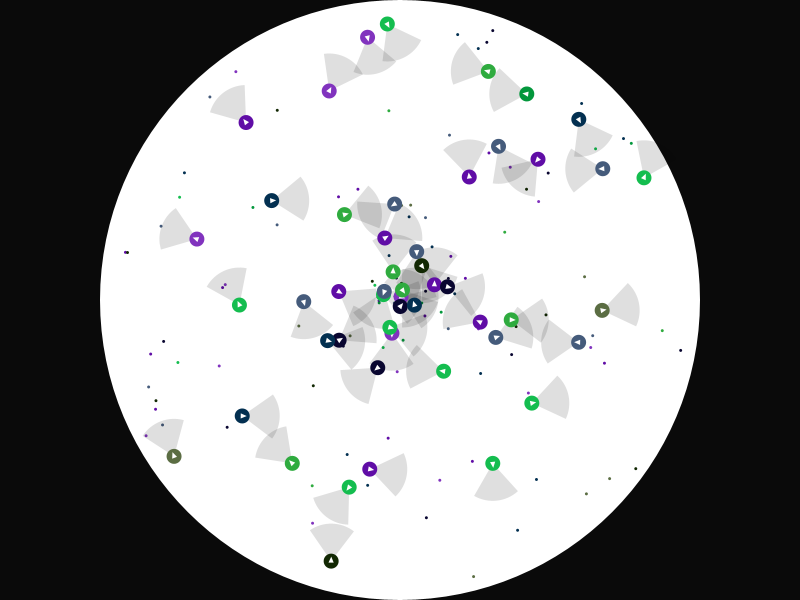
Frame 1 (no input)
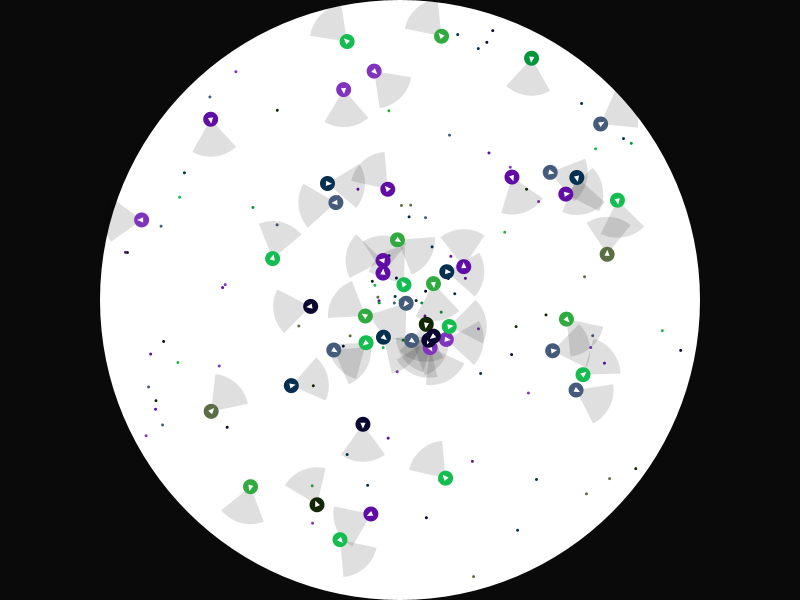
Frame 60 (the mouse pressed at the canvas centre just before this capture)
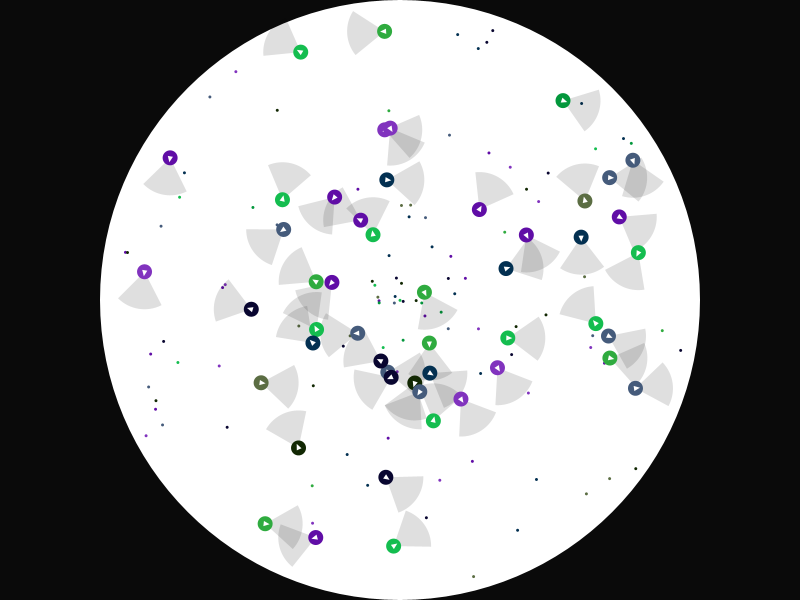
Frame 120 (the mouse held since frame 60 and released just before this capture)

The Processing sketch that drew these frames (run headless with seeded random() and noise(); from frame 60 on, the mouse is pressed at the canvas centre):

// Processing sketch: TheWealthOfNations
// ── TheWealthOfNations.pde
void setup() {

  size(800, 600);
  surface.setResizable(true);
  
  TypeGoods type = new TypeGoods(10);
  population = new Population(type, 50);
  resources = new Resource(type);

}

void draw() {

  translate(width/2 + px, height/2 + py);
  scale(rScale);

  background(10);
  noStroke();
  fill(255);
  ellipse(0, 0, DIAMETER_PETRI, DIAMETER_PETRI);

  resources.drawResources();

  //population.drawNetwork();
  //if (stopNetwork) {
  //  thread("network");
  //}

  population.drawPopulation();
  if (stopUpdatePopulation) {
    thread("updatePopulation");
  }
  
  //if (stopEvent) {
  //  thread("event");
  //}
}

// ── Agent.pde
class Agent {

  private color type;
  private Backpack bp;
  private Engine engine;

  Agent(TypeGoods t) {
    engine = new Engine();
    type = t.getType(); 
    bp = new Backpack(t, type);
  }

  void update() {
    engine.update();
  }
  
  float distAgent(Agent a) {
    PVector position = engine.position;
    PVector aposition = engine.position;
    return dist(position.x, position.y, aposition.x, aposition.y);
  }

  void interact(Agent a) {
  }
  
  void drawAgent() {
    PVector position = engine.position;
    PVector velocity = engine.velocity;
    pushMatrix();
    translate(position.x, position.y);
    noStroke();
    fill(type);
    ellipse(0, 0, AGENT_SIZE, AGENT_SIZE);
    fill(#FFFFFF);
    float teta = atan2(velocity.y, velocity.x);
    float radius = 0.2 * AGENT_SIZE;
    triangle(1.5 * radius * cos(teta), 1.5 * radius * sin(teta), 
      radius * cos(teta + (float)TWO_PI/3), radius * sin(teta + (float)TWO_PI/3), 
      radius * cos(teta + (float)2/3 * TWO_PI), radius * sin(teta + (float)2/3 * TWO_PI));
    popMatrix();
  }

  void drawFieldOfVision() {
    PVector position = engine.position;
    PVector velocity = engine.velocity;
    float teta = atan2(velocity.y, velocity.x);
    noStroke();
    fill(0, 32);
    arc(position.x, position.y, VF_COEF * AGENT_SIZE, VF_COEF * AGENT_SIZE, teta-ANGLE, teta+ANGLE);
  }
}

// ── Backpack.pde
class Backpack {
  
  private float itens[];
  
  Backpack(TypeGoods t, color type) {
    itens = new float[t.getSize()];
    for (int i = 0; i < itens.length; i++) {
      if (t.getType(i) != type) {
        itens[i] = 0;
      } else {
        itens[i] = 100;
      }
    }
  }
}

// ── Engine.pde
class Engine {

  private PVector position, velocity, acceleration;

  Engine() {
    position = PVector.random2D();
    acceleration = new PVector(0, 0);
    position.mult(random(0, DIAMETER_PETRI/2) - AGENT_SIZE);
    velocity = PVector.random2D();
  }

  void update() {
    acceleration.add(PVector.random2D().mult(0.1));
    acceleration.setMag(5);
    velocity.add(acceleration.mult(dt));
    velocity.setMag(10);
    position.add(PVector.mult(velocity, dt));
    position.limit((DIAMETER_PETRI - AGENT_SIZE) * 0.5);
    if (position.mag() > 0.45 * DIAMETER_PETRI) {
      velocity.add(PVector.mult(position, -0.1 * dt));
    }
  }
}

// ── Events.pde
void mouseWheel(MouseEvent event) {
  float val = gbScale + event.getCount();
  if (-20 <= val && val <= 20) {
    gbScale = val;
  }
  rScale = map(gbScale, -20, 20, 0.9, 20);
}

void mouseDragged() {
  float s = 300 * rScale;
  px = constrain(px -= (pmouseX - mouseX), -s, s);
  py = constrain(py -= (pmouseY - mouseY), -s, s);
}

// ── GlobalValues.pde
// Simulation
final float dt = 0.1;

// food parameters
final color FOOD_COLOR = #076DAA;
final float FOOD_SIZE = 3;

// Agent parameters
final float AGENT_SIZE  = 15;
final float DIST_AGENT = 80;
final float VF_COEF = 5;
final float ANGLE = PI/5;

// Scale
float rScale = 1, gbScale = 1;

// Petri
float px = 0, py = 0;
final float DIAMETER_PETRI = 600;

// Populations of agents
Population population;
boolean stopUpdatePopulation = true;
boolean stopNetwork = true;

//
boolean stopEvent = true;

// 
Resource resources;

// ── Good.pde
class Good {
  
  private PVector position;
  private color type;

  Good(color t) {
    position = PVector.random2D();
    position.mult(random(0, DIAMETER_PETRI/2));
    type = t; 
  }
  
  void drawFood() {
    noStroke();
    fill(type);
    ellipse(position.x, position.y, FOOD_SIZE, FOOD_SIZE);
  }
}

// ── Population.pde
class Population {
  
  Agent agents[];
  
  Population(TypeGoods type, int sizePop) {
    agents = new Agent[sizePop];
    for (int i = 0; i < sizePop; i++) {
      agents[i] = new Agent(type);
    }
  }

  void update() {
    for (Agent a : agents) {
      a.update();
    }
  }

  void network() {
    for (int i = 0; i < agents.length; i++) {
      for (int j = 0; j < i; j++) {
        Agent a = agents[i];
        Agent b = agents[j];
        if (i != j && a.distAgent(b) <= DIST_AGENT) {
          a.interact(b);
        }
      }
    }
  }

  void drawPopulation() {
    for (Agent a : agents) {
      a.drawFieldOfVision();
    }
    for (Agent a : agents) {
      a.drawAgent();
    }
  }

  void drawNetwork() {
    PVector a, b;
    for (int i = 0; i < agents.length; i++) {
      for (int j = 0; j < i; j++) {
        a = agents[i].engine.position;
        b = agents[j].engine.position;
        if (i != j && a.dist(b) <= DIST_AGENT) {
          stroke(50, 128);
          line(a.x, a.y, b.x, b.y);
        }
      }
    }
  }
}

// ── Resource.pde
class Resource {
  
  private Good resources[];

  Resource(TypeGoods t) {
    resources = new Good[100];
    for (int i = 0; i < resources.length; i++) {
      resources[i] = new Good(t.getType());
    }
  }

  void drawResources() {
    for (Good f : resources) {
      f.drawFood();
    }
  }
}

// ── Threads.pde
void updatePopulation() {
  stopUpdatePopulation = false;
  population.update();
  stopUpdatePopulation = true;
}

void network() {
  stopNetwork = false;
  population.network();
  stopNetwork = true;
}

void event() {
  stopEvent = false;
  
  stopEvent = true;  
}

// ── TypeGoods.pde
class TypeGoods {
  
  private color types[];
  
  TypeGoods(int n) {
    types = new color[n];
    for (int i = 0; i < n; i++) {      
      types[i] = color(random(200), random(200), random(200));
    }
  }
  
  color getType() {
    return types[(int) random(types.length)];      
  }
  
  color getType(int index) {
    return types[index];
  }
  
  int getSize() {
    return types.length;
  }
}
